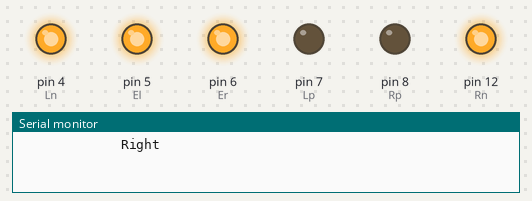
A sketch run on a simulated Arduino Uno, built with avr-gcc and run on an emulated ATmega328P. Shown: output pins drawn as LEDs (lit = HIGH), the last lines printed to the serial monitor.

Above: at 0.02 s.
At 2.65 s:
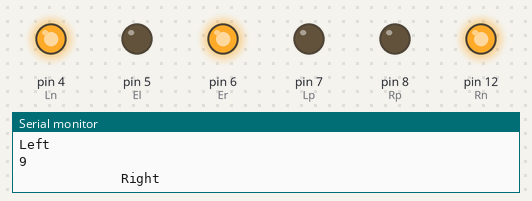
At 4.9 s:
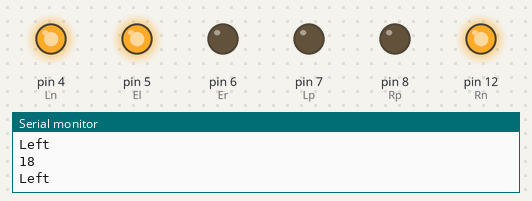
Timing chart, 0 to 5.8 s (numbered marks = the images above):
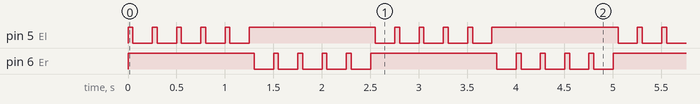

Measured:
- by itself, pin 5 (El), pin 6 (Er): repeats every 2.5 s: 4 × (HIGH 0.05 s, LOW 0.20 s), HIGH 1.3 s, LOW 0.20 s

The sketch:

sketch_sep14a.ino
```cpp
#define sen1 11
#define sen2 2
#define sen3 3
#define sen4 A0
#define sen5 A1
#define Lp 7 //left pin of positive motor
#define Ln 4 // left negative
#define El 5 // Enable pin of left motor
#define Rp 8 //right motor positive pin
#define Rn 12 //pin no of right negative motor
#define Er 6 //Enable pin of right motor. if it is 0 right motor is always off
#define led 13

int i=0;
int j;
int n=10;

void setup() {
  // put your setup code here, to run once:
  Serial.begin(9600);
  pinMode(sen1,INPUT);
  pinMode(sen2,INPUT);
  pinMode(sen3,INPUT);
  pinMode(sen4,INPUT);
  pinMode(sen5,INPUT);
  pinMode(Lp,OUTPUT);
  pinMode(Ln,OUTPUT);
  pinMode(El,OUTPUT);
  pinMode(Er,OUTPUT);
  pinMode(Rp,OUTPUT);
  pinMode(Rn,OUTPUT);

  digitalWrite(El,HIGH);
  digitalWrite(Er,HIGH);

  MotorControl(1,1);
//  Serial.print("hi");
}

//obstacle detected returns 0
//refresh rate 5ms
//on time increased, radius of turn increased


void right(int);
void left(int);

void loop(){
//  if(i<200)
//  {
//    if((i%n)<(n/2))
//    {
//       Serial.println("              Right");
//       right(1);
//    }
//    else
//    {
//      Serial.println("Left");
//      left(1);
//    }
//  }
//  else
//  {
     if((i%n)<(n/2))
    {
       Serial.println("           \tRight");
       right(1);
    }
    else
    {
      Serial.println("Left");
      left(1);
    }
//  }


  Serial.println(i);
  i++;

}

void right(int id)
{

      digitalWrite(Er,HIGH);

      if(id==1)
      {
        digitalWrite(El,HIGH);
        delay(50);

        digitalWrite(El,LOW);
        delay(200);
      }

      if(id==2)
      {
        digitalWrite(El,HIGH);
        delay(150);

        digitalWrite(El,LOW);
        delay(100);
      }

}

void left(int id)
{
      digitalWrite(El,HIGH);

      if(id==1)
      {
        digitalWrite(Er,HIGH);
        delay(50);

        digitalWrite(Er,LOW);
        delay(200);
      }

      if(id==2)
      {
        digitalWrite(Er,HIGH);
        delay(150);

        digitalWrite(Er,LOW);
        delay(100);
      }
}


void MotorControl(int driveL,int driveR)
{
  switch(driveL)
  {
    case 0:
      digitalWrite(Ln,LOW);
      digitalWrite(Lp,LOW);
      break;
    case 1:
      digitalWrite(Ln,HIGH);
      digitalWrite(Lp,LOW);
      break;
    case 2:
      digitalWrite(Ln,LOW);
      digitalWrite(Lp,HIGH);
      break;
    default:
      break;
  }

  switch(driveR)
  {
    case 0:
      digitalWrite(Rn,LOW);
      digitalWrite(Rp,LOW);
      break;
    case 1:
      digitalWrite(Rn,HIGH);
      digitalWrite(Rp,LOW);
      break;
    case 2:
      digitalWrite(Rn,LOW);
      digitalWrite(Rp,HIGH);
      break;
    default:
      break;
  }

}
```
